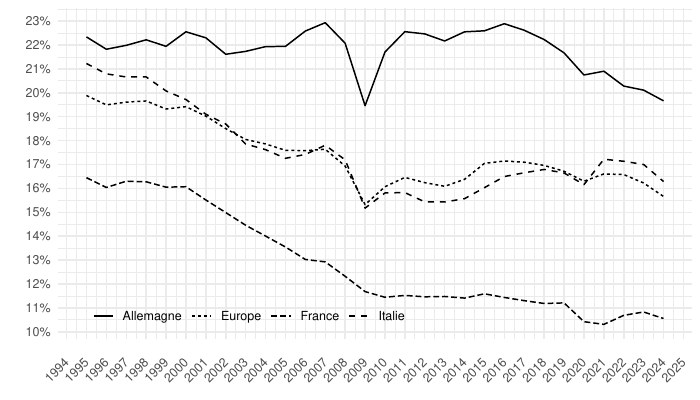

Reproduce this figure in R.
rm(list = ls())
library(dplyr)
library(eurostat)
library(ggplot2)
source("../../code/R-markdown/init_eurostat.R")
load_data("eurostat/nama_10_a10.RData")
load_data("eurostat/geo_fr.RData")

graphique1_data <- nama_10_a10 %>%
  filter(na_item == "B1G",
         nace_r2 %in% c("C", "TOTAL", "B-E"),
         geo %in% c("FR", "EU27_2020", "IT", "DE"),
         unit == "CP_MNAC") %>%
  year_to_date() %>%
  filter(date >= as.Date("1995-01-01")) %>%
  left_join(geo, by = "geo") %>%
  mutate(Geo = ifelse(geo == "EU27_2020", "Europe", Geo)) %>%
  select(geo,  Geo, nace_r2, date, values) %>%
  spread(nace_r2, values) %>%
  transmute(date, Geo, values = C/TOTAL, values_B_E = `B-E`/TOTAL)

write_csv2(graphique1_data, file = "graphiques/graphique1.csv")

graphique1 <- graphique1_data %>%
  ggplot(.) + geom_line(aes(x = date, y = values, linetype = Geo)) + 
  theme_minimal() + xlab("") + ylab("") +
  scale_x_date(breaks = seq(1960, 2100, 1) %>% paste0("-01-01") %>% as.Date,
               labels = date_format("%Y")) +
  theme(legend.title = element_blank(),
        legend.position = c(0.3, 0.07),
        axis.text.x = element_text(angle = 45, vjust = 0.5, hjust=1),
        legend.direction = "horizontal") +
  scale_y_continuous(breaks = 0.01*seq(-500, 200, 1),
                     labels = percent_format(accuracy = 1))

graphique1
save(graphique1, file = "graphiques/graphique1.RData")
ggsave(graphique1, file = "graphiques/graphique1.pdf", bg = "white", width = 7, height = 4)
ggsave(graphique1, file = "graphiques/graphique1.png", bg = "white", width = 7, height = 4)
ggsave(graphique1, file = "graphiques/graphique1.svg", bg = "white", width = 7, height = 4)

